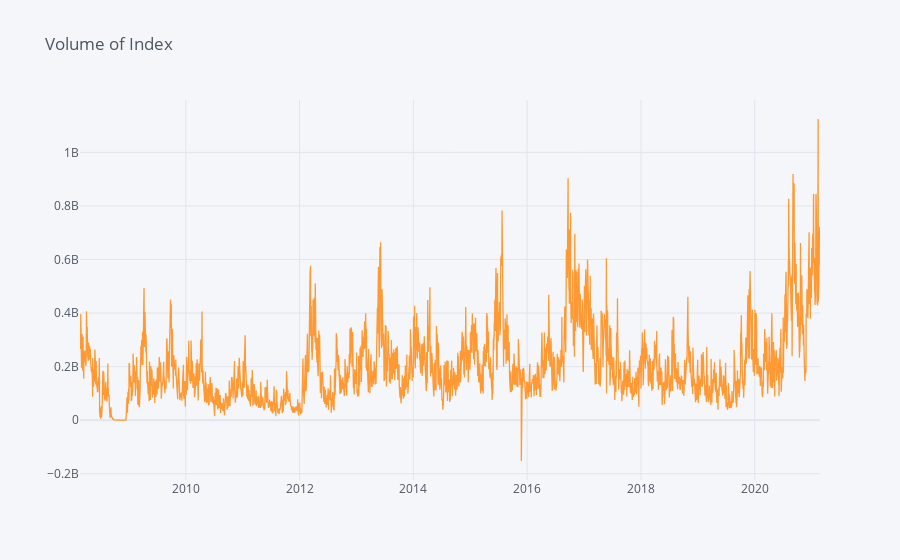

Source (notebook cell):
### Markdown cell above
There are certain crashes in the market. We will discover them later.

### Code cell
df['Volume'].iplot(title='Volume of Index')

### Figure 1 — Plotly figure (JSON) as saved in the notebook; plotly's stock layout.template omitted (floating-point values rounded to 4 significant figures; data arrays with more than 128 entries replaced by an {"elided": "..."} marker saying what was removed)
{"data": [{"line": {"color": "rgba(255, 153, 51, 1.0)", "dash": "solid", "shape": "linear", "width": 1.3}, "mode": "lines", "name": "Volume", "text": "", "type": "scatter", "x": {"elided": "3221 str values"}, "y": {"elided": "3221 int values"}}], "layout": {"legend": {"bgcolor": "#F5F6F9", "font": {"color": "#4D5663"}}, "paper_bgcolor": "#F5F6F9", "plot_bgcolor": "#F5F6F9", "title": {"font": {"color": "#4D5663"}, "text": "Volume of Index"}, "xaxis": {"gridcolor": "#E1E5ED", "showgrid": true, "tickfont": {"color": "#4D5663"}, "title": {"font": {"color": "#4D5663"}, "text": ""}, "zerolinecolor": "#E1E5ED"}, "yaxis": {"gridcolor": "#E1E5ED", "showgrid": true, "tickfont": {"color": "#4D5663"}, "title": {"font": {"color": "#4D5663"}, "text": ""}, "zerolinecolor": "#E1E5ED"}}}
